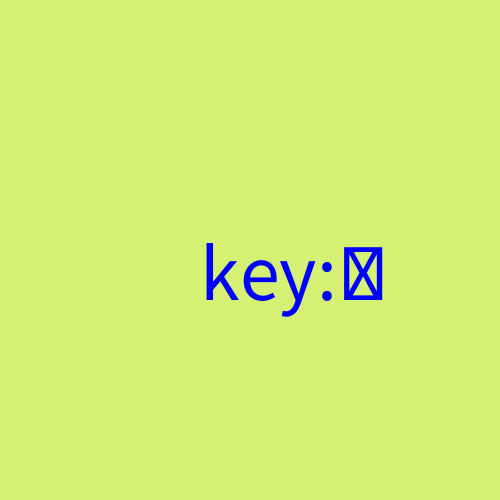
Frame 1 (no input)
Frame 60 (the mouse pressed at the canvas centre just before this capture): identical to frame 1, image omitted
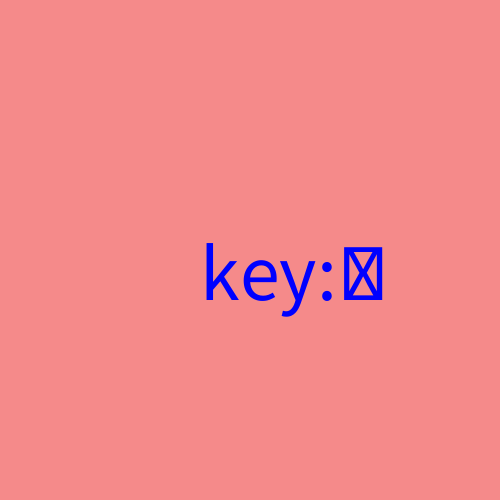
Frame 120 (the mouse held since frame 60 and released just before this capture)

The Processing sketch that drew these frames (run headless with seeded random() and noise(); from frame 60 on, the mouse is pressed at the canvas centre):

// Processing sketch: week02_1_setup_void_draw_fill_textSize_text_key
// ── week02_1_setup_void_draw_fill_textSize_text_key.pde
//week02_1_setup_void_draw_fill_textSize_text_key
//鍵盤的操作
void setup(){
  size(500,500);//設定畫布大小
}
void draw(){
   if(mousePressed) background(#F58A8A); //滑鼠判斷 
   else background(#D6F074);
   fill(0,0,255);
   textSize(80);
   text("key:"+key,200,300);
}
